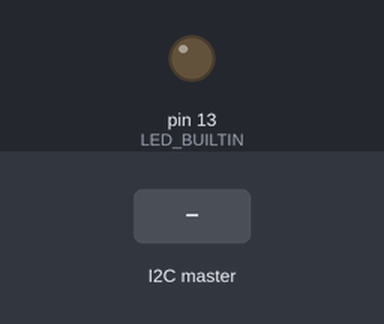
The sketch below on a simulated Arduino Uno, built with avr-gcc and run on an emulated ATmega328P. Shown: output pins drawn as LEDs (lit = HIGH). The test bench sets the inputs (shaded band).

Above: at 1.2 s.
1.3 s: the I2C master sends the byte 1
At 1.7 s:
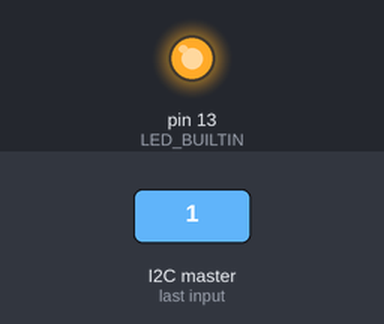
2.8 s: the I2C master sends the byte 0
At 4.0 s:
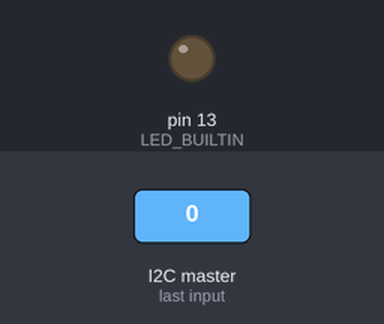
Timing chart, 0 to 5.8 s (numbered marks = the images above; inputs shaded):
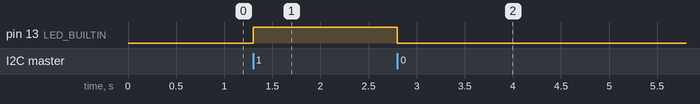

Measured:
- after the input at 1.3 s, pin 13 (LED_BUILTIN): LOW → HIGH at once
- after the input at 2.8 s, pin 13 (LED_BUILTIN): HIGH → LOW at once

The sketch:

reciever.ino
```cpp
#include <Wire.h>

void setup() {
  pinMode (LED_BUILTIN, OUTPUT);
  Wire.begin(1);
  Wire.onReceive(takeCommand);
}

void loop() {
  delay(100);
}

void takeCommand(int x){
  int buttonState = Wire.read();
  if (buttonState == HIGH) {
    // turn LED on:
    digitalWrite(LED_BUILTIN, HIGH);
    //delay(100);
  }
  if (buttonState == LOW){
    digitalWrite(LED_BUILTIN, LOW);
    //delay(100);
  }
}
```
